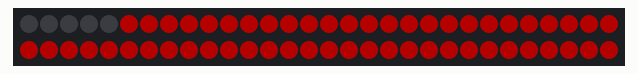
Recording of a sketch running on a simulated Arduino Uno, built with avr-gcc and run on an emulated ATmega328P. Shown: 60 RGB LEDs in strip order, left to right, continuing on the next row. Dim RGB values are drawn brighter than linear.

Above: at 3.15 s.
At 4.06 s:
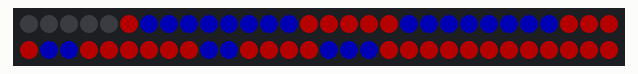
At 4.7 s:
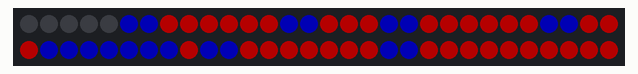
At 5.92 s:
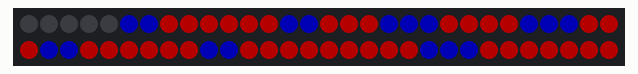
At 6.52 s:
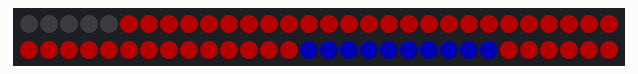
At 7.13 s:
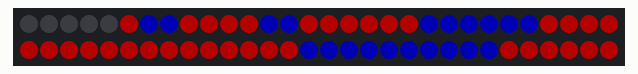

The sketch:

led_pattern.ino
```cpp
#include <FastLED.h>

#define LED_PIN     4
#define NUM_LEDS    60
#define BRIGHTNESS  64
#define LED_TYPE    WS2811
#define COLOR_ORDER GRB
CRGB leds[NUM_LEDS];

#define UPDATES_PER_SECOND 100

// Define a 2D picture as an array of 0s and 1s
const uint8_t picture[][NUM_LEDS] = {
  {0, 0, 0, 0, 0, 0, 0, 0, 0, 0, 0, 0, 0},
  {0, 0, 0, 0, 0, 0, 0, 0, 0, 0, 0, 0, 0},
  {0, 0, 0, 0, 0, 0, 0, 0, 0, 0, 0, 0, 0, 0, 0, 0, 0, 0, 0, 0, 0, 0, 0, 0, 0, 0, 0, 0, 0, 0, 0, 0, 0, 0, 0, 0, 0, 0, 0, 1, 1, 1, 1, 1, 1, 1, 1, 1, 1, 0, 0, 0},
  {0, 1, 1, 0, 0, 0, 0, 1, 1, 0, 0, 0, 0, 0, 0, 1, 1, 1, 1, 1, 1, 0, 0, 0, 0, 0, 0, 0, 0, 0, 0, 0, 0, 0, 0, 0, 0, 0, 0, 1, 1, 1, 1, 1, 1, 1, 1, 1, 1, 0, 0, 0},
  {1, 1, 0, 0, 0, 0, 0, 0, 1, 1, 0, 0, 0, 0, 1, 1, 1, 1, 1, 1, 1, 1, 0, 0, 0, 0, 1, 1, 0, 0, 0, 0, 0, 0, 1, 1, 0, 0, 0, 0, 0, 0, 0, 0, 0, 1, 1, 1},
  {1, 1, 0, 0, 0, 0, 0, 0, 1, 1, 0, 0, 0, 1, 1, 1, 0, 0, 0, 0, 1, 1, 1, 0, 0, 0, 1, 1, 0, 0, 0, 0, 0, 0, 1, 1, 0, 0, 0, 0, 0, 0, 0, 0, 0, 1, 1, 1},
  {1, 1, 0, 0, 0, 0, 0, 0, 1, 1, 0, 0, 0, 1, 1, 0, 0, 0, 0, 0, 0, 1, 1, 0, 0, 0, 1, 1, 1, 1, 1, 1, 1, 1, 1, 1, 0, 0, 0, 0, 0, 0, 0, 1, 1, 0, 0},
  {1, 1, 0, 0, 0, 0, 0, 0, 1, 1, 0, 0, 0, 1, 1, 0, 0, 0, 0, 0, 0, 1, 1, 0, 0, 0, 1, 1, 1, 1, 1, 1, 1, 0, 1, 1, 0, 0, 0, 0, 0, 0, 0, 1, 1, 0, 0},
  {1, 1, 0, 0, 0, 0, 0, 0, 1, 1, 0, 0, 0, 1, 1, 1, 0, 0, 0, 0, 1, 1, 1, 0, 0, 0, 1, 1, 0, 0, 0, 0, 0, 0, 1, 1, 0, 0, 0, 0, 1, 1, 1, 0, 0},
  {0, 1, 1, 1, 1, 1, 1, 1, 1, 0, 0, 0, 0, 0, 1, 1, 1, 1, 1, 1, 1, 1, 0, 0, 0, 0,1, 1, 0, 0, 0, 0, 0, 0, 1, 1, 0, 0, 0, 0, 1, 1, 1, 0, 0},
  {0, 0, 1, 1, 1, 1, 1, 1, 0, 0, 0, 0, 0, 0, 0, 1, 1, 1, 1, 1, 1, 0, 0, 0, 0, 0, 0, 0, 0, 0, 0, 0, 0, 0, 0, 0, 0, 0, 0, 1, 1, 1, 1, 1, 1, 1, 1, 1, 1, 0, 0, 0},
  {0, 0, 0, 0, 0, 0, 0, 0, 0, 0, 0, 0, 0, 0, 0, 0, 0, 0, 0, 0, 0, 0, 0, 0, 0, 0, 0, 0, 0, 0, 0, 0, 0, 0, 0, 0, 0, 0, 0, 1, 1, 1, 1, 1, 1, 1, 1, 1, 1, 0, 0, 0},
  {0, 0, 0, 0, 0, 0, 0, 0, 0, 0, 0, 0, 0, 0, 0, 0 },
  {0, 0, 0, 0, 0, 0, 0, 0, 0, 0, 0, 0, 0}
};

// Define the colors corresponding to 0 and 1
const CRGB color0 = CRGB::Red;
const CRGB color1 = CRGB::Blue;

void setup() {
    delay(3000); // power-up safety delay
    FastLED.addLeds<LED_TYPE, LED_PIN, COLOR_ORDER>(leds, NUM_LEDS).setCorrection(TypicalLEDStrip);
    FastLED.setBrightness(BRIGHTNESS);
}

void loop() {
    for (int frame = 0; frame < sizeof(picture) / sizeof(picture[0]); frame++) {
        for (int i = 0; i < NUM_LEDS-5; i++) {
            leds[i+5] = (picture[frame][i] == 0) ? color0 : color1;
        }
        FastLED.show();
        FastLED.delay(200 / UPDATES_PER_SECOND);
    }

    // delay(1000);
}
```

Measured:
- by itself, everything shown: repeats every 3.7 s, in 12 steps
